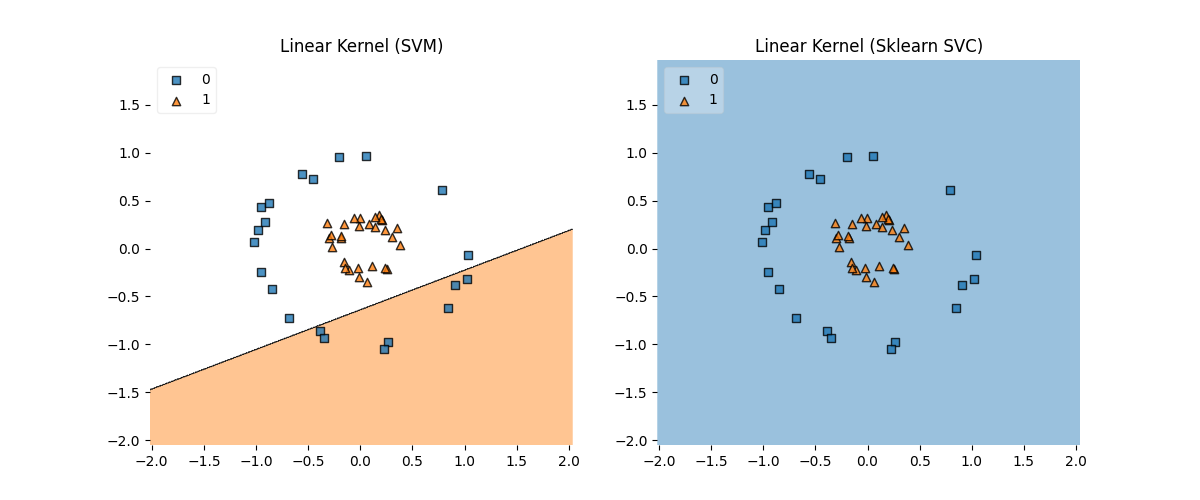

Write Python code to recreate this figure.
import numpy as np
import matplotlib.pyplot as plt
from sklearn.datasets import make_circles
from sklearn.model_selection import train_test_split
from sklearn.svm import SVC
from sklearn.metrics import accuracy_score
from mlxtend.plotting import plot_decision_regions
from smo import SVM

# -------------------------------------------------------------
#  Task 2: Training SVM with linear kernel and visualizing the
#           result for non-linear dataset
# -------------------------------------------------------------


X, y = make_circles(n_samples=500, factor=0.3, noise=0.05, random_state=42)
X_train, X_test, y_train, y_test = train_test_split(X, y, test_size=0.1, random_state=42)

svm_linear = SVM(kernel='linear')
svm_linear.fit(X_train, y_train)
svm_linear_predictions = svm_linear.predict(X_test)
svm_linear_accuracy = accuracy_score(y_test, svm_linear_predictions)

# For comparing with sklearn's SVC
svc_linear = SVC(kernel='linear', C=1.0)
svc_linear.fit(X_train, y_train)
svc_linear_predictions = svc_linear.predict(X_test)
svc_linear_accuracy = accuracy_score(y_test, svc_linear_predictions)

print("Linear Kernel (SVM) Accuracy:", round(svm_linear_accuracy * 100, 2), "%")
print("Linear Kernel (Sklearn SVC) Accuracy:", round(svc_linear_accuracy * 100, 2), "%")

plt.figure(figsize=(12, 5))
plt.subplot(1, 2, 1)
plot_decision_regions(X_test, y_test, clf=svm_linear, legend=2)
plt.title('Linear Kernel (SVM)')
plt.subplot(1, 2, 2)
plot_decision_regions(X_test, y_test, clf=svc_linear, legend=2)
plt.title('Linear Kernel (Sklearn SVC)')
plt.savefig('test_task2_linear.png')
plt.show()
